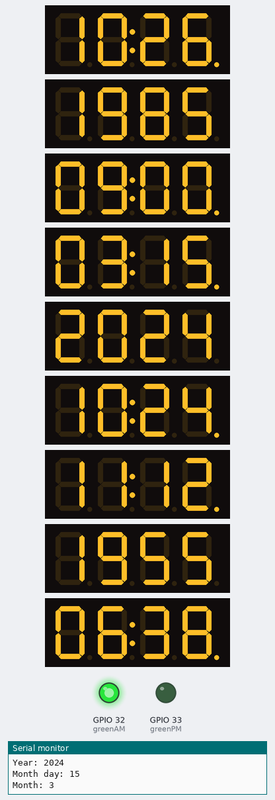
The sketch below on a simulated ESP32. Shown: 9 × 4-digit seven-segment display, output pins drawn as LEDs (lit = HIGH), the last lines printed to the serial monitor. WiFi joins after 1.5 s; servers stay silent unless stated; network time is answered at once with the bench clock; the local clock reads 2024-03-15 10:24:30 at power-on unless the sketch sets it.

Above: at 4.8 s.
At 90.1 s:
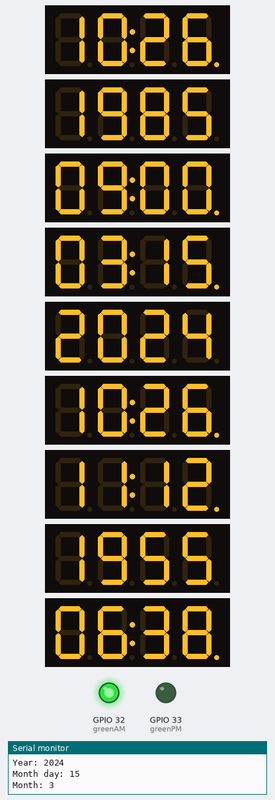
Timing chart, 0 to 91.6 s (numbered marks = the images above):
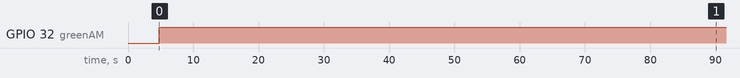

Measured:
- by itself, GPIO 32 (greenAM): LOW → HIGH at 4.8 s
- what the display in image 0 shows lasts 25.4 s, from 4.8 s to 30.2 s

The sketch:

BTTF_Clock_WIFI_24H_Auto_change_daylight_saving_time.ino
```cpp
#include "Arduino.h"
#include "TM1637Display.h"
#include "WiFiManager.h"
#include "NTPClient.h"


// Module connection pins (Digital Pins)
#define red_CLK 13
#define red1_DIO 14
#define red2_DIO 15
#define red3_DIO 16

#define green_CLK 17
#define green1_DIO 18
#define green2_DIO 19
#define green3_DIO 21

#define orange_CLK 22
#define orange1_DIO 23
#define orange2_DIO 25
#define orange3_DIO 26

#define greenAM 32
#define greenPM 33

bool res;
//========================USEFUL VARIABLES=============================
int UTC = 2; // UTC = value in hour (SUMMER TIME) [For example: Paris UTC+2 => UTC=2]
const long utcOffsetInSeconds = 3600; // Offset in second
int Display_backlight = 255;

//Set the red displays
int red_day = 26;
int red_month = 10;
int red_year = 1985;
int red_hour = 9;
int red_minute = 00;

//set the orange displays
int orange_day = 12;
int orange_month = 11;
int orange_year = 1955;
int orange_hour = 06;
int orange_minute = 38;

//=====================================================================

// Define NTP Client to get time
WiFiUDP ntpUDP;
NTPClient timeClient(ntpUDP, "pool.ntp.org", utcOffsetInSeconds*UTC);

TM1637Display green1(green_CLK, green1_DIO);
TM1637Display green2(green_CLK, green2_DIO);
TM1637Display green3(green_CLK, green3_DIO);

TM1637Display red1(red_CLK, red1_DIO);
TM1637Display red2(red_CLK, red2_DIO);
TM1637Display red3(red_CLK, red3_DIO);

TM1637Display orange1(orange_CLK, orange1_DIO);
TM1637Display orange2(orange_CLK, orange2_DIO);
TM1637Display orange3(orange_CLK, orange3_DIO);

void setup()
{
  pinMode(32, OUTPUT);
  pinMode(33, OUTPUT);
  Serial.begin(115200);

    WiFiManager manager;

   manager.setTimeout(180);
  //fetches ssid and password and tries to connect, if connections succeeds it starts an access point with the name called "BTTF_CLOCK" and waits in a blocking loop for configuration
  res = manager.autoConnect("BTTF_CLOCK","password");

  if(!res) {
  Serial.println("failed to connect and timeout occurred");
  ESP.restart(); //reset and try again
  }


  delay(3000);


  timeClient.begin();
  red1.setBrightness(Display_backlight);
  red2.setBrightness(Display_backlight);
  red3.setBrightness(Display_backlight);

  green1.setBrightness(Display_backlight);
  green2.setBrightness(Display_backlight);
  green3.setBrightness(Display_backlight);

  orange1.setBrightness(Display_backlight);
  orange2.setBrightness(Display_backlight);
  orange3.setBrightness(Display_backlight);

}

void loop()
{
  timeClient.update();
  Serial.print("Time: ");
  Serial.println(timeClient.getFormattedTime());
  unsigned long epochTime = timeClient.getEpochTime();
  struct tm *ptm = gmtime ((time_t *)&epochTime);
  int currentYear = ptm->tm_year+1900;
  Serial.print("Year: ");
  Serial.println(currentYear);

  int monthDay = ptm->tm_mday;
  Serial.print("Month day: ");
  Serial.println(monthDay);

  int currentMonth = ptm->tm_mon+1;
  Serial.print("Month: ");
  Serial.println(currentMonth);

red1.showNumberDecEx(red_month,0b01000000,true,2,0);
red1.showNumberDecEx(red_day,0b01000000,true,2,2);
red2.showNumberDecEx(red_year,0b00000000,true);
red3.showNumberDecEx(red_hour,0b01000000,true,2,0);
red3.showNumberDecEx(red_minute,0b01000000,true,2,2);


green1.showNumberDecEx(currentMonth,0b01000000,true,2,0);
green1.showNumberDecEx(monthDay,0b01000000,true,2,2);
green2.showNumberDecEx(currentYear,0b00000000,true);
green3.showNumberDecEx(timeClient.getHours(),0b01000000,true,2,0);
green3.showNumberDecEx(timeClient.getMinutes(),0b01000000,true,2,2);


orange1.showNumberDecEx(orange_month,0b01000000,true,2,0);
orange1.showNumberDecEx(orange_day,0b01000000,true,2,2);
orange2.showNumberDecEx(orange_year,0b00000000,true);
orange3.showNumberDecEx(orange_hour,0b01000000,true,2,0);
orange3.showNumberDecEx(orange_minute,0b01000000,true,2,2);

if((currentMonth*30 + monthDay) >= 121 && (currentMonth*30 + monthDay) < 331){
timeClient.setTimeOffset(utcOffsetInSeconds*UTC);} // Change daylight saving time - Summer
else {timeClient.setTimeOffset((utcOffsetInSeconds*UTC) - 3600);} // Change daylight saving time - Winter


if(timeClient.getHours()>=13){
  digitalWrite(greenAM,0);
  digitalWrite(greenPM,1);}

else if(timeClient.getHours()==12){
  digitalWrite(greenAM,0);
  digitalWrite(greenPM,1);}

else{
  digitalWrite(greenAM,1);
  digitalWrite(greenPM,0);}

delay(20);

}
```
